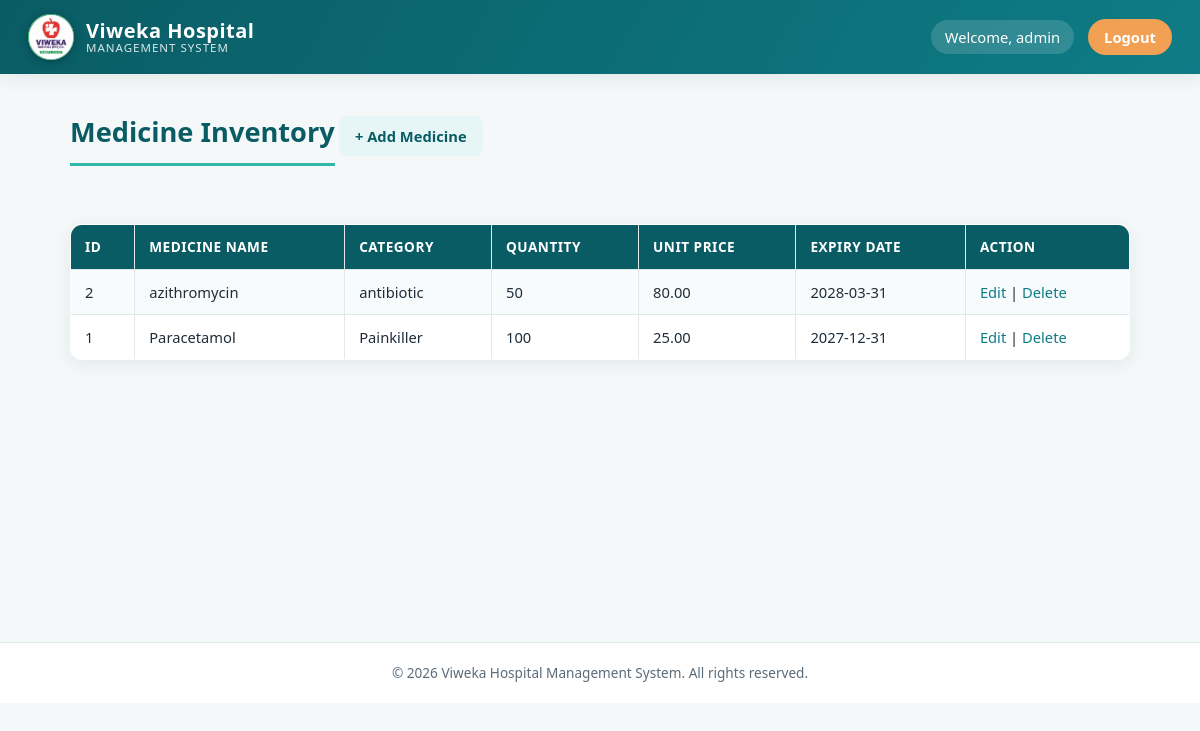
/view_medicines.php (signed in), run on the app's committed database.
### tables this page shows
CREATE TABLE `medicines` (
  `medicine_id` int(11) NOT NULL,
  `medicine_name` varchar(100) NOT NULL,
  `category` varchar(100) DEFAULT NULL,
  `quantity` int(11) DEFAULT 0,
  `unit_price` decimal(10,2) DEFAULT 0.00,
  `expiry_date` date DEFAULT NULL,
  `created_at` timestamp NOT NULL DEFAULT current_timestamp()
);

### view_medicines.php (the view, shortened to what this page needs)
<?php
include "db.php";
$sql = "SELECT * FROM medicines
        ORDER BY medicine_id DESC";
$result = $conn->query($sql);
?>
<!DOCTYPE html>
<html>
<head>
    <link rel="stylesheet" href="css/style.css">
</head>
<body>
<?php include __DIR__ . '/includes/header.php'; ?>
<main class="page-wrapper">
<h1>Medicine Inventory</h1>
<a href="pharmacy.php">
    + Add Medicine
</a>
<br><br>
<table border="1" cellpadding="10">
<tr>
    <th>ID</th>
    <th>Medicine Name</th>
    <th>Category</th>
    <th>Quantity</th>
    <th>Unit Price</th>
    <th>Expiry Date</th>
    <th>Action</th>
</tr>
<?php while ($row = $result->fetch_assoc()) { ?>
<tr>
    <td><?php echo $row['medicine_id']; ?></td>
    <td><?php echo $row['medicine_name']; ?></td>
    <td><?php echo $row['category']; ?></td>
    <td><?php echo $row['quantity']; ?></td>
    <td><?php echo $row['unit_price']; ?></td>
    <td><?php echo $row['expiry_date']; ?></td>
    <td>
        <a href="edit_medicine.php?id=<?php echo $row['medicine_id']; ?>">
            Edit
        </a>
        |
        <a href="delete_medicine.php?id=<?php echo $row['medicine_id']; ?>"
           onclick="return confirm('Are you sure you want to delete this medicine?');">
            Delete
        </a>
    </td>
</tr>
<?php } ?>
</table>
</main>
<?php include __DIR__ . '/includes/footer.php'; ?>
</body>
</html>

### css/style.css (style rules this page uses)
:root { --primary: #0e7c86; --primary-dark: #0a5c64; --primary-light: #e6f5f6; --accent: #2fb8a8; --accent-2: #f2a154; --success: #1f9d55; --success-bg: #e8f8ee; --danger: #d64545; --danger-bg: #fdecec; --text-dark: #1f2d3a; --text-muted: #5c6b78; --bg: #f4f8f9; --card-bg: #ffffff; --border: #e1e8ea; --radius: 12px; --shadow: 0 4px 18px rgba(16, 42, 47, 0.08); --shadow-lg: 0 12px 32px rgba(16, 42, 47, 0.14); --font: 'Segoe UI', 'Poppins', Arial, sans-serif; }
* { box-sizing: border-box; }
html, body { margin: 0; padding: 0; font-family: var(--font); background: var(--bg); color: var(--text-dark); line-height: 1.5; }
.page-wrapper { max-width: 1100px; margin: 28px auto 60px; padding: 0 20px; min-height: 60vh; }
h1 { color: var(--primary-dark); font-size: 1.7rem; margin: 10px 0 18px; border-bottom: 3px solid var(--accent); padding-bottom: 10px; display: inline-block; }
a { color: var(--primary); text-decoration: none; }
.card, form, table { background: var(--card-bg); border-radius: var(--radius); box-shadow: var(--shadow); }
.page-wrapper > a { display: inline-block; margin: 4px 10px 12px 0; padding: 9px 16px; background: var(--primary-light); color: var(--primary-dark); border-radius: 8px; font-weight: 600; font-size: 0.92rem; transition: background 0.15s ease, transform 0.15s ease; }
table { width: 100%; border-collapse: collapse; margin: 16px 0 26px; overflow: hidden; }
table, th, td { border: 1px solid var(--border) !important; }
th { background: var(--primary-dark); color: #fff; padding: 12px 14px; text-align: left; font-size: 0.85rem; text-transform: uppercase; letter-spacing: 0.5px; }
td { padding: 11px 14px; font-size: 0.92rem; color: var(--text-dark); }
tr:nth-child(even) td { background: #f8fbfb; }

### data on the page
medicines: medicine_id "2", medicine_name "azithromycin", category "antibiotic", quantity "50", unit_price "80.00", expiry_date "2028-03-31"
medicines: medicine_id "1", medicine_name "Paracetamol", category "Painkiller", quantity "100", unit_price "25.00", expiry_date "2027-12-31"

### other printed values
$__viweka_username "admin"
